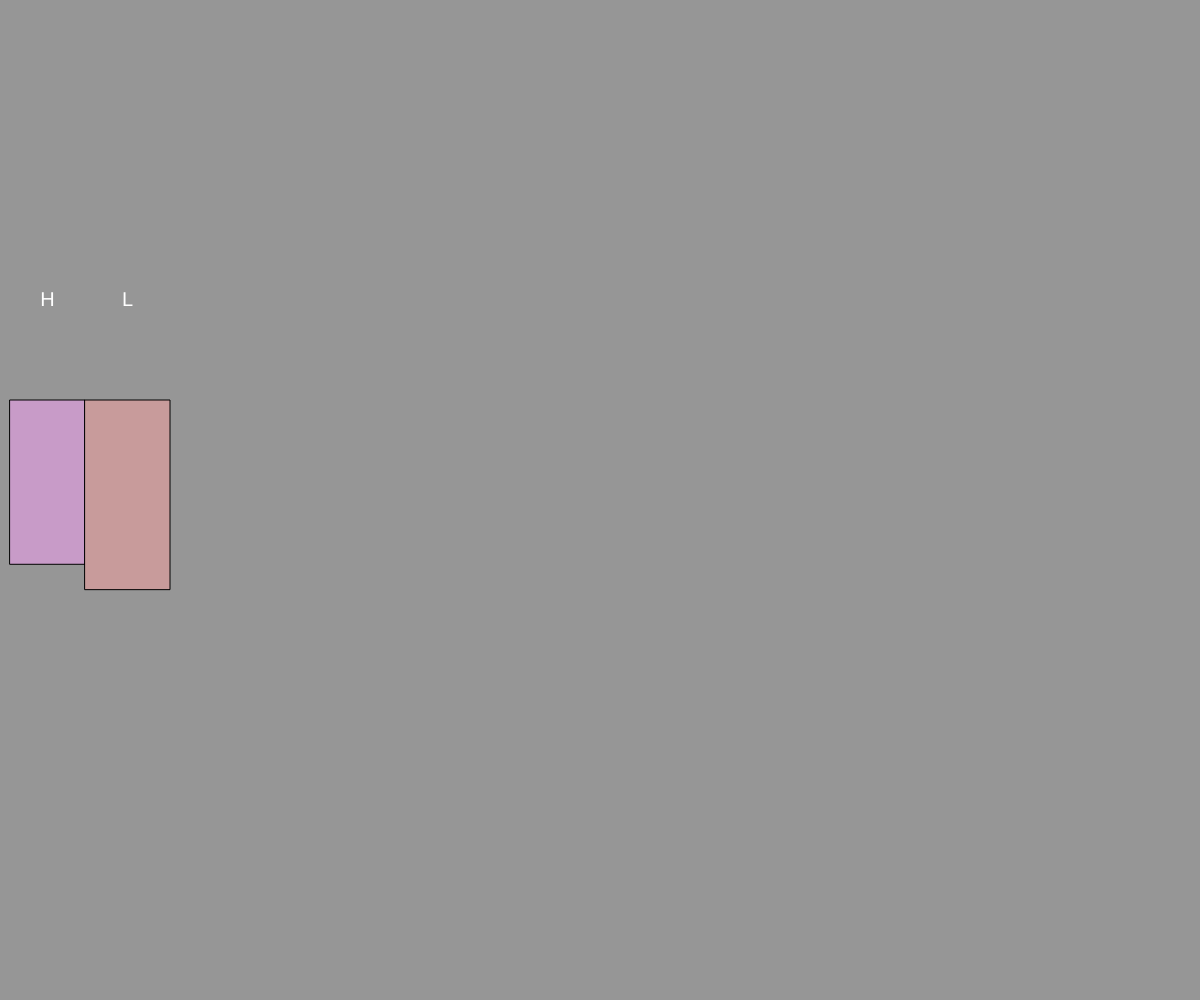
Frame 1 (no input)
Frame 60 (no input): identical to frame 1, image omitted
Frame 120 (the mouse pressed at the canvas centre since frame 60): identical to frame 1, image omitted

The p5.js sketch that drew this single still picture (run headless with seeded random() and noise() and a simulated clock; from frame 60 on, the mouse is pressed at the canvas centre):

// p5.js sketch
// ── sketch.js
// Project Title
// Date

let myBook;
let myBook2;

function setup() {
  createCanvas(windowWidth, windowHeight);
  background(150)
  myBook = new Book("Harry Potter", 12311231123112, "JK Rowling", "hardcover", "750", 10);
  myBook2 = new Book("Lord of The rings", 6789123456798, "I dont remember", "leather", "850", 85);
  myBook.display();
  myBook2.display();
}

function draw() {
}

class Book{
  constructor(title, isbn, author, cover, pages, x, pickedUp){
    this.title = title;
    this.isbn = isbn;
    this.author = author;
    this.pages = pages;
    this.cover = cover;
    this.x = x;
    this.pickedUp = false;
  }

  display(){
    textAlign(CENTER, CENTER);
    textSize(20)
    switch(this.cover){
      case"softcover": 
        fill(250, 200, 155); break;
      case"hardcover": 
        fill(200, 155, 200); break;
      case"leather": 
        fill(200, 155, 155); break;
    }

    rect(this.x, 400, this.pages/10, random(-150, -200));
    fill(255);
    text(this.title[0],this.x + this.pages/20, 300);
  }

  pickUp(){

  }
}
